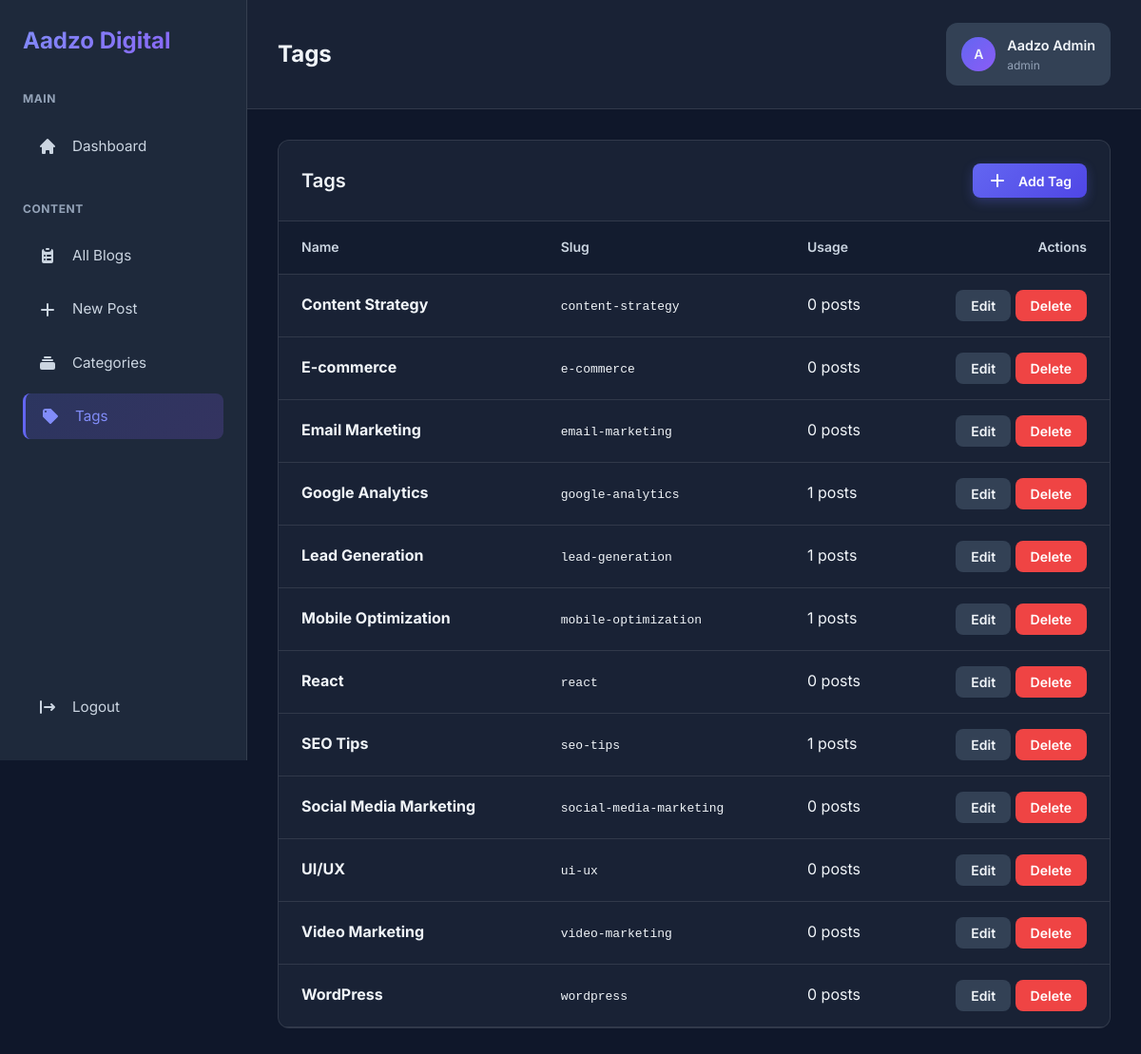
Page /admin/tags.php (signed in) on the committed database.
### tables this page shows
CREATE TABLE `tags` (
  `id` int(11) NOT NULL AUTO_INCREMENT,
  `name` varchar(50) NOT NULL,
  `slug` varchar(50) NOT NULL UNIQUE,
  `created_at` timestamp DEFAULT CURRENT_TIMESTAMP,
  PRIMARY KEY (`id`),
  UNIQUE KEY `unique_slug` (`slug`),
  INDEX `idx_slug` (`slug`)
);

### config/database.php (called while the page is built, shortened)
<?php
$conn = new mysqli(DB_HOST, DB_USER, DB_PASS, DB_NAME);
$conn->set_charset("utf8mb4");
function execute_query($query, $params = [], $types = '')
{
    global $conn;
    $stmt = $conn->prepare($query);
    $result = $stmt->execute();
    return $stmt;
}
function fetch_all($query, $params = [], $types = '')
{
    $stmt = execute_query($query, $params, $types);
    $result = $stmt->get_result();
    $data = $result->fetch_all(MYSQLI_ASSOC);
    return $data;
}
?>

### admin/tags.php (the view, shortened to what this page needs)
<?php
require_once __DIR__ . '/../config/database.php';
$tags = fetch_all("SELECT t.*, COUNT(bt.blog_id) as blog_count
                  FROM tags t
                  LEFT JOIN blog_tags bt ON t.id = bt.tag_id
                  GROUP BY t.id
                  ORDER BY t.name ASC");
include __DIR__ . '/includes/header.php';
?>
<div class="table-container">
    <div class="table-header">
        <h2>Tags</h2>
        <button onclick="showAddModal()" class="btn btn-primary btn-sm">
            <svg width="20" height="20" fill="currentColor" viewBox="0 0 20 20">
                <path fill-rule="evenodd"
                    d="M10 3a1 1 0 011 1v5h5a1 1 0 110 2h-5v5a1 1 0 11-2 0v-5H4a1 1 0 110-2h5V4a1 1 0 011-1z"
                    clip-rule="evenodd" />
            </svg>
            Add Tag
        </button>
    </div>
    <table>
        <thead>
            <tr>
                <th>Name</th>
                <th>Slug</th>
                <th>Usage</th>
                <th style="text-align: right;">Actions</th>
            </tr>
        </thead>
        <tbody>
            <?php foreach ($tags as $tag): ?>
                <tr>
                    <td><strong>
                            <?php echo htmlspecialchars($tag['name']); ?>
                        </strong></td>
                    <td><code><?php echo htmlspecialchars($tag['slug']); ?></code></td>
                    <td>
                        <?php echo $tag['blog_count']; ?> posts
                    </td>
                    <td style="text-align: right;">
                        <button onclick='editTag(<?php echo json_encode($tag); ?>)'
                            class="btn btn-sm btn-secondary">Edit</button>
                        <button
                            onclick="deleteTag(<?php echo $tag['id']; ?>, '<?php echo htmlspecialchars($tag['name']); ?>')"
                            class="btn btn-sm btn-danger">Delete</button>
                    </td>
                </tr>
            <?php endforeach; ?>
        </tbody>
    </table>
</div>
<?php include __DIR__ . '/includes/footer.php'; ?>

### admin/assets/css/admin-style.css (style rules this page uses)
:root { --primary: #6366f1; --primary-dark: #4f46e5; --primary-light: #818cf8; --secondary: #8b5cf6; --accent: #ec4899; --success: #10b981; --warning: #f59e0b; --error: #ef4444; --info: #3b82f6; --bg-primary: #0f172a; --bg-secondary: #1e293b; --bg-tertiary: #334155; --text-primary: #f1f5f9; --text-secondary: #cbd5e1; --text-muted: #94a3b8; --glass-bg: rgba(30, 41, 59, 0.7); --glass-border: rgba(255, 255, 255, 0.1); --spacing-xs: 0.5rem; --spacing-sm: 0.75rem; --spacing-md: 1rem; --spacing-lg: 1.5rem; --spacing-xl: 2rem; --spacing-2xl: 3rem; --radius-sm: 0.375rem; --radius-md: 0.5rem; --radius-lg: 0.75rem; --radius-xl: 1rem; --shadow-sm: 0 1px 2px rgba(0, 0, 0, 0.05); --shadow-md: 0 4px 6px -1px rgba(0, 0, 0, 0.1); --shadow-lg: 0 10px 15px -3px rgba(0, 0, 0, 0.3); --shadow-xl: 0 20px 25px -5px rgba(0, 0, 0, 0.4); --shadow-glow: 0 0 20px rgba(99, 102, 241, 0.4); --transition-fast: 150ms ease-in-out; --transition-base: 300ms ease-in-out; --transition-slow: 500ms ease-in-out; }
* { margin: 0; padding: 0; box-sizing: border-box; }
body { font-family: 'Inter', -apple-system, BlinkMacSystemFont, 'Segoe UI', sans-serif; background: var(--bg-primary); color: var(--text-primary); line-height: 1.6; min-height: 100vh; }
.btn { display: inline-flex; align-items: center; justify-content: center; gap: var(--spacing-sm); padding: 0.875rem 1.5rem; font-size: 0.95rem; font-weight: 600; border-radius: var(--radius-md); border: none; cursor: pointer; transition: all var(--transition-base); text-decoration: none; font-family: inherit; }
.btn-primary { background: linear-gradient(135deg, var(--primary), var(--primary-dark)); color: white; box-shadow: 0 4px 12px rgba(99, 102, 241, 0.3); }
.btn-secondary { background: var(--bg-tertiary); color: var(--text-primary); }
.btn-danger { background: var(--error); color: white; }
.btn-sm { padding: 0.5rem 1rem; font-size: 0.875rem; }
.table-container { background: var(--glass-bg); backdrop-filter: blur(20px); border: 1px solid var(--glass-border); border-radius: var(--radius-lg); overflow: hidden; }
.table-header { padding: var(--spacing-lg); border-bottom: 1px solid var(--glass-border); display: flex; justify-content: space-between; align-items: center; }
.table-header h2 { font-size: 1.25rem; font-weight: 600; }
table { width: 100%; border-collapse: collapse; }
thead th { background: rgba(15, 23, 42, 0.5); padding: var(--spacing-md) var(--spacing-lg); text-align: left; font-weight: 600; color: var(--text-secondary); font-size: 0.875rem; border-bottom: 1px solid var(--glass-border); }
tbody td { padding: var(--spacing-md) var(--spacing-lg); border-bottom: 1px solid var(--glass-border); }
tbody tr { transition: background var(--transition-fast); }

### rows in the picture
tags: name "Content Strategy", slug "content-strategy", blog_count "0"
tags: name "E-commerce", slug "e-commerce", blog_count "0"
tags: name "Email Marketing", slug "email-marketing", blog_count "0"
tags: name "Google Analytics", slug "google-analytics", blog_count "1"
tags: name "Lead Generation", slug "lead-generation", blog_count "1"
tags: name "Mobile Optimization", slug "mobile-optimization", blog_count "1"
tags: name "React", slug "react", blog_count "0"
tags: name "SEO Tips", slug "seo-tips", blog_count "1"
tags: name "Social Media Marketing", slug "social-media-marketing", blog_count "0"
tags: name "UI/UX", slug "ui-ux", blog_count "0"
tags: name "Video Marketing", slug "video-marketing", blog_count "0"
tags: name "WordPress", slug "wordpress", blog_count "0"

### other values in the picture
$page_title "Tags"
substr($user['name'], 0, 1) "A"
$user['name'] "Aadzo Admin"
$user['role'] "admin"
